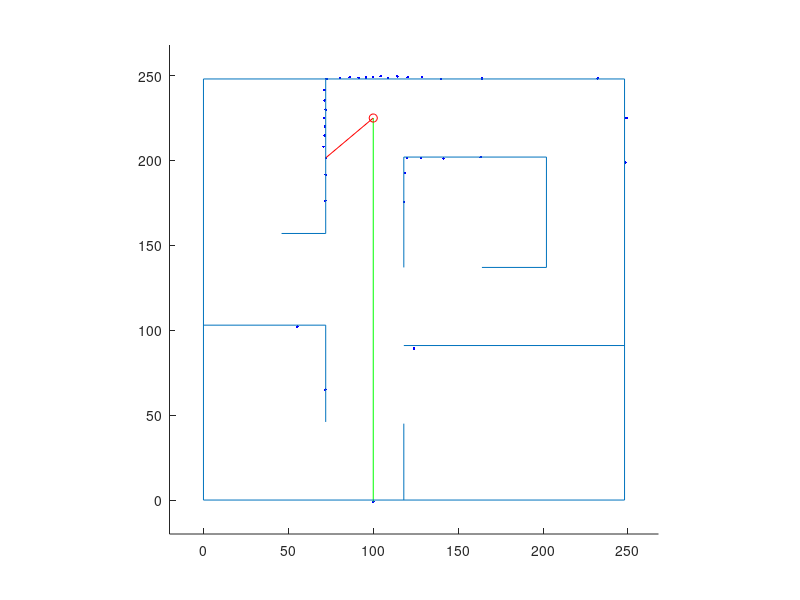

The MATLAB script that drew this image: (Note: this script raises an error after producing the figure.)
cla, clc, clear
max_dim = 248; %cm
hold all
axis([-20,max_dim+20,-20,max_dim+20])
axis square

% Wall structure [x1,y1;x2,y2] end points of line segment
outer_wall1 = [0,0;0,max_dim];
outer_wall2 = [0,0;max_dim,0];
outer_wall3 = [0,max_dim;max_dim,max_dim];
outer_wall4 = [max_dim,0;max_dim,max_dim];
outer_walls = [outer_wall1;outer_wall2;outer_wall3;outer_wall4];
% for iter = 1:2:length(outer_walls)
%     line(outer_walls(iter:iter+1,1),outer_walls(iter:iter+1,2))
% end
island_wall1 = [202,137;202,202];
island_wall2 = [118,137;118,202];
island_wall3 = [118,202;202,202];
island_wall4 = [164,137;202,137];
island_walls = [island_wall1;island_wall2;island_wall3;island_wall4];
% for iter = 1:2:length(island_walls)
%     line(island_walls(iter:iter+1,1),island_walls(iter:iter+1,2))
% end
lr_wall1 = [118,91;max_dim,91];
lr_wall2 = [118,45;118,0];
lr_walls = [lr_wall1;lr_wall2];
% for iter = 1:2:length(lr_walls)
%     line(lr_walls(iter:iter+1,1),lr_walls(iter:iter+1,2))
% end
ll_wall1 = [0,103;72,103];
ll_wall2 = [72,103;72,46];
ll_walls = [ll_wall1;ll_wall2];
% for iter = 1:2:length(ll_walls)
%     line(ll_walls(iter:iter+1,1),ll_walls(iter:iter+1,2))
% end
ur_wall1 = [72,157;72,max_dim];
ur_wall2 = [46,157;72,157];
ur_walls = [ur_wall1;ur_wall2];
% for iter = 1:2:length(ur_walls)
%     line(ur_walls(iter:iter+1,1),ur_walls(iter:iter+1,2))
% end
field_walls = [outer_walls;island_walls;lr_walls;ll_walls;ur_walls];


r_pose_start = [100,225,(pi/180)*(-90)];
r_pose = r_pose_start;
r_pose_est = r_pose;
num_readings = 36;
angle_increment = 10*(pi/180);
map_dim = 120;
v = 0;  % Linear Velocity
om = 0; % Angular Velocity
dt = 0.25; % Time step
path = [];
%map = ones(map_dim,map_dim);
%map = map*(1/(map_dim^2));
map_f = zeros(map_dim,map_dim);
map_count = zeros(map_dim,map_dim);
map = zeros(map_dim,map_dim);
pause(1)

% *** ITERATE THROUGH POSITIONS *** %
for t = 0:dt:5000
    cla
    laser_r = ones(length(field_walls)/2,num_readings);
    laser_r = laser_r.*1e3;

    for index = 1:num_readings
        angle = index*angle_increment + r_pose(3);
        for iter = 1:2:length(field_walls) % USING ASSUMPTION OF PARALLEL AND PERPENDICULAR WALLS
             if field_walls(iter,1) == field_walls(iter+1,1) % x components are the same
                 x_wall = field_walls(iter,1);
                 y_wall_proj = tan(angle)*(x_wall - r_pose(1)) + r_pose(2);
                 y_wall_max = max([field_walls(iter,2),field_walls(iter+1,2)]);
                 y_wall_min = min([field_walls(iter,2),field_walls(iter+1,2)]);
                 if (sign(cos(angle)) == sign(x_wall - r_pose(1))) || (tan(angle) > 1e10)
                     if (y_wall_proj <= y_wall_max) && (y_wall_proj >= y_wall_min) % if the projection lands on the wall
                        laser_r((iter+1)/2,index) = sqrt((x_wall - r_pose(1)).^2 + (y_wall_proj - r_pose(2)).^2);
                        %line(field_walls(iter:iter+1,1),field_walls(iter:iter+1,2),'Color','g')
                        %plot(x_wall, y_wall_proj,'r+')
                     end
                 end
             else % y components are the same
                 y_wall = field_walls(iter,2);
                 x_wall_proj = (y_wall - r_pose(2))/tan(angle) + r_pose(1);
                 x_wall_max = max([field_walls(iter,1),field_walls(iter+1,1)]);
                 x_wall_min = min([field_walls(iter,1),field_walls(iter+1,1)]);
                 if (sign(sin(angle)) == sign(y_wall - r_pose(2))) || (tan(angle) > 1e10)
                     if (x_wall_proj <= x_wall_max) && (x_wall_proj >= x_wall_min) % if the projection lands on the wall
                         if (angle == 90*(pi/180)) && (y_wall < r_pose(2))
                             continue 
                         end
                         if (angle == 270*(pi/180)) && (y_wall > r_pose(2))
                             continue 
                         end
                         laser_r((iter+1)/2,index) = sqrt((y_wall - r_pose(2)).^2 + (x_wall_proj - r_pose(1)).^2);
                         %line(field_walls(iter:iter+1,1),field_walls(iter:iter+1,2),'Color','r')
                         %plot(x_wall_proj, y_wall,'g+')
                     end
                 end
             end
        end
    end

    laser_rp = zeros(1,num_readings);
    for index = 1:num_readings
        laser_rp(index) = min(laser_r(:,index));
            laser_rp(index) = laser_rp(index) + 2*rand(1);
    end

    laser_xy = zeros(num_readings,2);
    for index = 1:num_readings
        angle = index*angle_increment + r_pose(3);
        laser_xy(index,:) = [laser_rp(index)*cos(angle) + r_pose(1),laser_rp(index)*sin(angle) + r_pose(2)];
    end

    %%% PLOT LASER LINES %%%
    for index = 1:num_readings
        %line([r_pose(1),laser_xy(index,1)],[r_pose(2),laser_xy(index,2)], 'Color','r')
        plot(laser_xy(:,1),laser_xy(:,2), 'b.')
    end
    %%% Show special laser lines in different colors %%%
    line([r_pose(1),laser_xy(36,1)],[r_pose(2),laser_xy(36,2)], 'Color','g') % Heading beam
%     line([r_pose(2)/4 + 15,laser_xy(36,2)/4 + 15],[r_pose(1)/4 + 15,laser_xy(36,1)/4 + 15], 'Color','g') % Heading beam

    for index = [31]
        line([r_pose(1),laser_xy(index,1)],[r_pose(2),laser_xy(index,2)], 'Color','r')
    end
    
    %%% DRAW WALLS %%%
    for iter = 1:2:length(field_walls)
        line(field_walls(iter:iter+1,1),field_walls(iter:iter+1,2))
    end
    %%% PLOT ROBOT %%%
%    plot(r_pose(1)/8 + 15,r_pose(2)/8 + 15,'ro')
%    plot(r_pose(2)/4 + 15,r_pose(1)/4 + 15,'ro')
    plot(r_pose(1),r_pose(2),'ro')


    
    % *** Potential Field Navigation *** %
	vp = v;
    omp = om;
    [v, om] = PocLoc1(laser_rp);
    
    %%% MOTION NOISE %%%
    %v = v + .2*rand(1);
    %om = om + .01*rand(1);
    
    %%% MOTION DAMPENING %%%
    v = 0.1*v + 0.9*vp;
    om = 0.1*om + 0.9*omp;
    
    %%% MOTION MODEL %%%
    r_pose(3) = r_pose(3) + (om + 0.01*rand(1) + 0.01)*dt;
    r_pose(1) = r_pose(1) + (v + 0.2*rand(1) + 0.2)*cos(r_pose(3));
    r_pose(2) = r_pose(2) + (v + 0.2*rand(1) + 0.2)*sin(r_pose(3));
    
    r_pose_est(3) = r_pose(3) + om*dt;
    r_pose_est(1) = r_pose(1) + v*cos(r_pose(3));
    r_pose_est(2) = r_pose(2) + v*sin(r_pose(3));
   

%     %%% SLAM %%%
%     map = slam(laser_rp,r_pose_est,map);
%     axis([0, map_dim + 1,0,map_dim + 1])
%     map = (map/norm(map));
%     surf(map)

    %map_f = (map_f/norm(map_f));
    %map_f = map_f + map;
    %map_f = map_f.*map;
    %surf(map_f)
    
    r_pose_est = classifier(laser_rp,r_pose_est);
    map = slam_mean(laser_rp,r_pose_est,map);
    %axis([0, map_dim + 1,0,map_dim + 1])
    %map_ct = map;
    %map_ct(map_ct > 0) = 1;
    %map_count = map_count + map_ct; 
    map_f = map_f + map;
    %surf((map_f./map_count)')
    %surf(map_f')
    
    %%% PLOT NEW LASER DOTS %%%
    laser_xy = zeros(num_readings,2);
    for index = 1:num_readings
        angle = index*angle_increment + r_pose_est(3);
        laser_xy(index,:) = [laser_rp(index)*cos(angle) + r_pose_est(1),laser_rp(index)*sin(angle) + r_pose_est(2)];
    end

    %%% PLOT LASER LINES %%%
    for index = 1:num_readings
        plot(laser_xy(:,1),laser_xy(:,2), 'go')
    end
    %%%
    
%%% DRAW HYPOTHESE %%%
%     for iter = 1:2:length(map)
%         line(map(iter:iter+1,1),map(iter:iter+1,2))
%     end
    pause(1/2048)
end

input('Press Enter to Filter Map: ')

map_fg = (map_f/norm(map_f));
map_fg = (map_fg > 0.02);
map_fg = double(map_fg);
cla
surf(map_fg)










